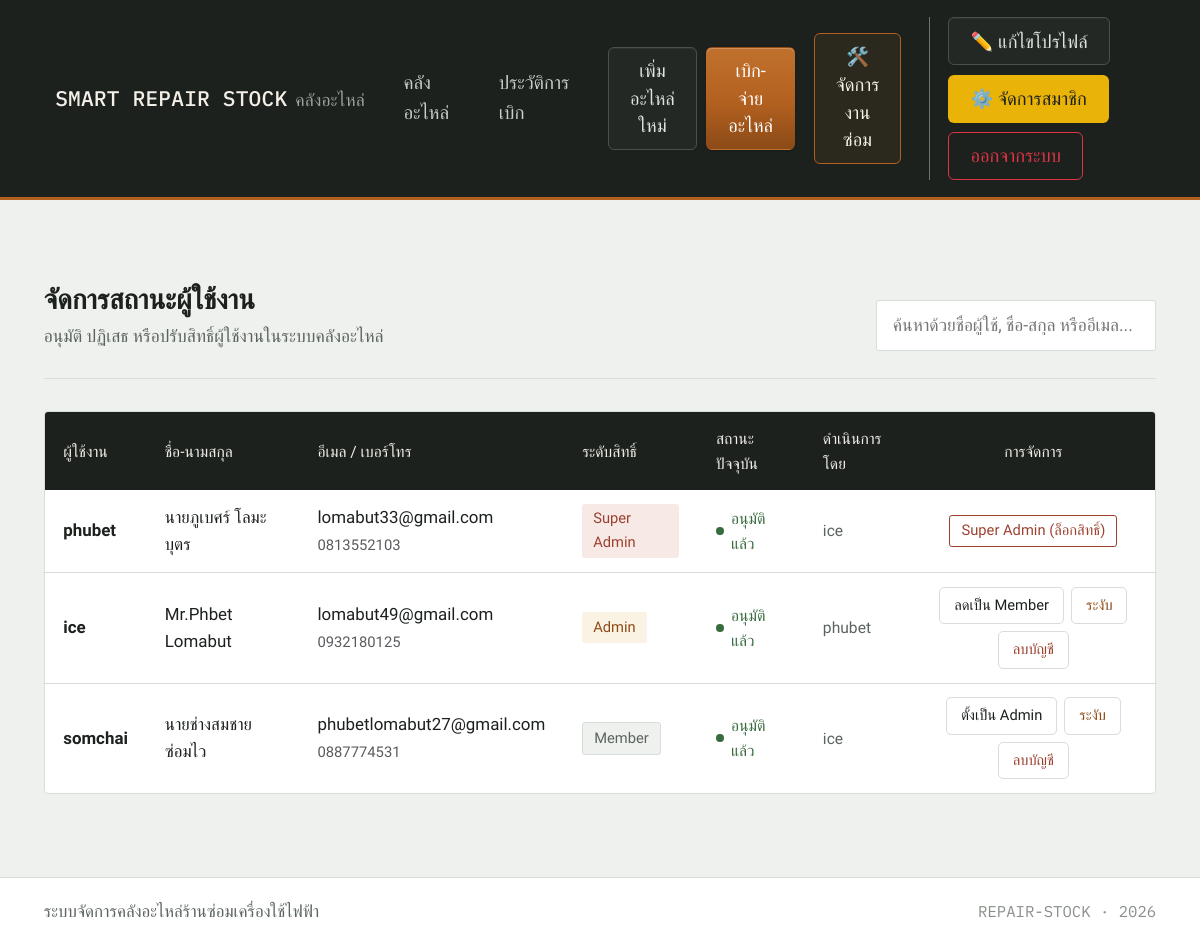
The page /accounts/admin/approval/ (signed in) on the database as committed earlier.
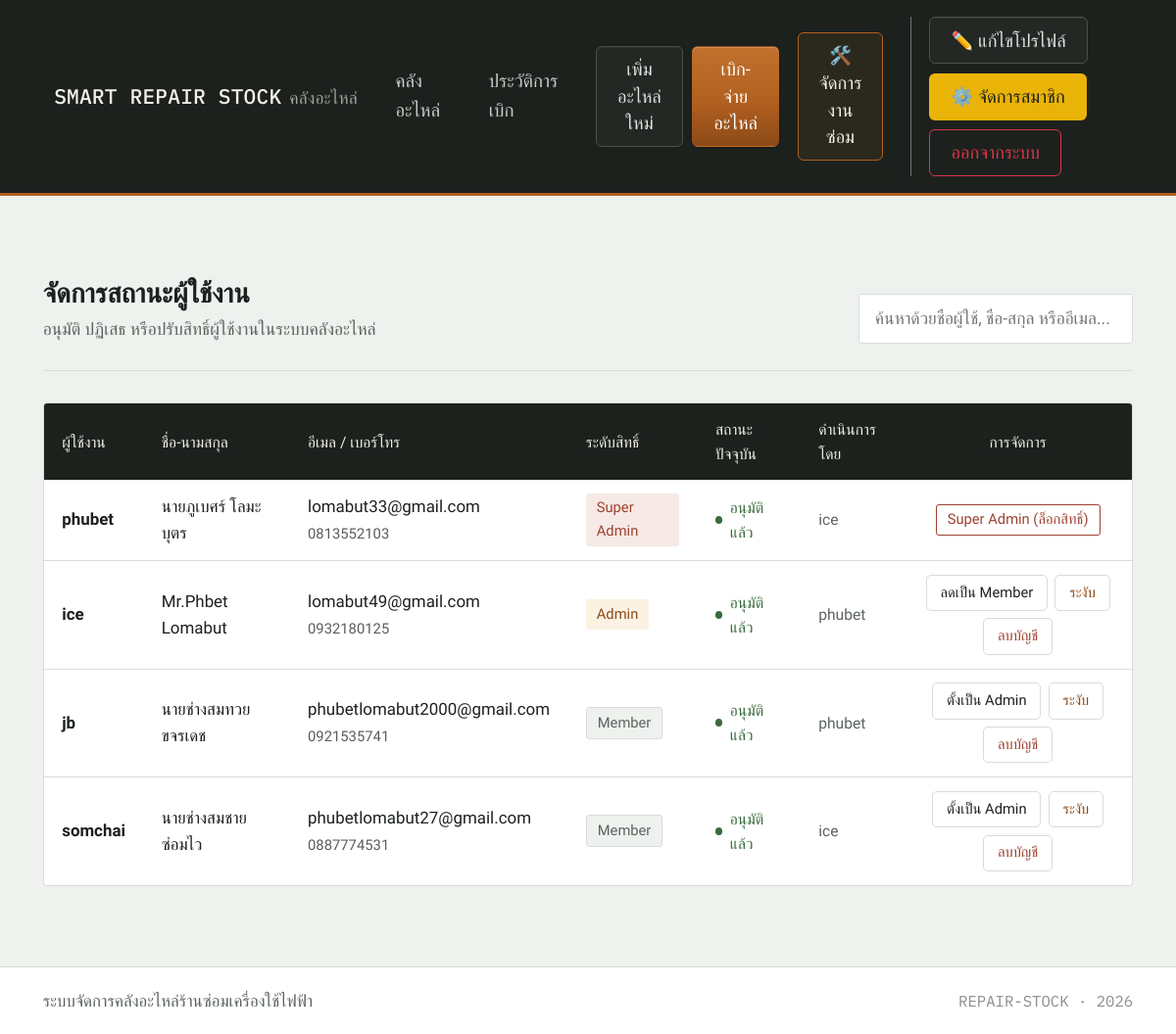
The same page on the database as committed later.
### accounts/models.py (models this page shows, shortened)
class UserProfile(models.Model):
    user = models.OneToOneField(User, on_delete=models.CASCADE, related_name='profile')
    phone_number = models.CharField(max_length=20, blank=True, null=True, verbose_name="เบอร์โทรศัพท์")
    profile_picture = models.ImageField(upload_to='profiles/', blank=True, null=True, verbose_name="รูปโปรไฟล์")
    ROLE_CHOICES = (
        ('admin', 'ผู้ดูแลระบบ (Admin)'),
        ('member', 'ช่างซ่อม/พนักงาน (Member)'),
        ('guest', 'ผู้เยี่ยมชม (Guest)'),
    )
    role = models.CharField(max_length=10, choices=ROLE_CHOICES, default='guest', verbose_name="บทบาท")
    APPROVAL_STATUS = (
        ('pending', 'รออนุมัติ'),
        ('approved', 'อนุมัติแล้ว'),
        ('rejected', 'ไม่อนุมัติ'),
        ('suspended', 'ระงับการใช้งาน'),
    )
    status = models.CharField(max_length=15, choices=APPROVAL_STATUS, default='pending', verbose_name="สถานะบัญชี")
    rejection_reason = models.TextField(blank=True, null=True, verbose_name="เหตุผล/หมายเหตุจากแอดมิน")
    approved_by = models.ForeignKey(User, on_delete=models.SET_NULL, null=True, blank=True, related_name='approvals_made', verbose_name="ผู้ดำเนินการล่าสุด")
    updated_at = models.DateTimeField(auto_now=True, verbose_name="อัปเดตล่าสุดเมื่อ")

### accounts/views.py (the view, shortened to what this page needs)
# urls.py: path('admin/approval/', views.admin_approval_list, name='admin_approval'),
@staff_member_required
def admin_approval_list(request):
    query = request.GET.get('q', '')
    profiles_query = UserProfile.objects.select_related('user', 'approved_by').annotate(
        role_priority=Case(
            When(user__is_superuser=True, then=1),
            When(user__is_staff=True, then=2),
            default=3,
            output_field=IntegerField(),
        )
    )
    profiles_list = profiles_query.order_by('role_priority', '-id')
    paginator = Paginator(profiles_list, 15)
    page_number = request.GET.get('page')
    profiles = paginator.get_page(page_number)
    return render(request, 'admin_approval.html', {'profiles': profiles, 'query': query})

### accounts/templates/admin_approval.html (shortened to what the changed rows need)
{% extends 'base.html' %}
{% block content %}
<div class="page-wrap">
    <div class="page-header">
        <div>
            <h1>จัดการสถานะผู้ใช้งาน</h1>
        </div>
    </div>
    <div class="panel-card">
        <div id="table-container">
            <div class="table-responsive">
                <table class="approval-table">
                    <thead>
                        <tr>
                            <th>ผู้ใช้งาน</th>
                            <th>ชื่อ-นามสกุล</th>
                            <th>อีเมล / เบอร์โทร</th>
                            <th>ระดับสิทธิ์</th>
                            <th>สถานะปัจจุบัน</th>
                            <th>ดำเนินการโดย</th>
                            <th class="text-center">การจัดการ</th>
                        </tr>
                    </thead>
                    <tbody>
                        {% for p in profiles %}
                        <tr>
                            <td><strong>{{ p.user.username }}</strong></td>
                            <td>{{ p.user.first_name }} {{ p.user.last_name }}</td>
                            <td>
                                {{ p.user.email|default:"-" }}<br>
                                <small class="text-muted">{{ p.phone_number|default:"-" }}</small>
                            </td>
                            <td>
                                {% if p.user.is_superuser %}
                                    <span class="role-tag role-super">Super Admin</span>
                                {% elif p.user.is_staff %}
                                    <span class="role-tag role-admin">Admin</span>
                                {% elif p.status == 'pending' %}
                                    <span class="role-tag role-guest">Guest</span>
                                {% else %}
                                    <span class="role-tag role-member">Member</span>
                                {% endif %}
                            </td>
                            <td>
                                {% if p.status == 'pending' %}
                                    <span class="status-tag status-pending">รออนุมัติ</span>
                                {% elif p.status == 'approved' %}
                                    <span class="status-tag status-approved">อนุมัติแล้ว</span>
                                {% elif p.status == 'rejected' %}
                                    <span class="status-tag status-rejected" title="{{ p.rejection_reason }}">ไม่อนุมัติ</span>
                                {% else %}
                                    <span class="status-tag status-suspended">ถูกระงับ</span>
                                {% endif %}
                            </td>
                            <td>
                                {% if p.approved_by %}
                                    <span class="approved-by">{{ p.approved_by.username }}</span>
                                {% else %}
                                    <span class="approved-by">-</span>
                                {% endif %}
                            </td>
                            <td class="text-center">
                                {% if p.user.is_superuser %}
                                    <span class="self-tag" style="border-color: #9c4130; color: #9c4130;">Super Admin (ล็อกสิทธิ์)</span>
                                {% elif p.user == request.user %}
                                    <span class="self-tag">บัญชีของคุณ</span>
                                {% else %}
                                    <div class="row-actions">
                                        {% if p.status == 'pending' %}
                                            <form method="POST" action="{% url 'accounts:update_status' p.id 'approve' %}" onsubmit="return confirm('ยืนยันการอนุมัติบัญชี {{ p.user.username }}?');">
                                                {% csrf_token %}
                                                <button type="submit" class="btn-row-action btn-approve">อนุมัติ</button>
                                            </form>
                                            <button type="button" class="btn-row-action btn-reject"
                                                    data-bs-toggle="modal" data-bs-target="#rejectModal"
                                                    data-action-url="{% url 'accounts:update_status' p.id 'reject' %}"
                                                    data-username="{{ p.user.username }}">ปฏิเสธ</button>
                                        {% elif p.status == 'approved' %}
                                            {% if p.user.is_staff %}
                                                <form method="POST" action="{% url 'accounts:update_status' p.id 'remove_admin' %}" onsubmit="return confirm('ต้องการลดสิทธิ์ {{ p.user.username }} เป็น Member ใช่หรือไม่?');">
                                                    <button type="submit" class="btn-row-action btn-demote">ลดเป็น Member</button>
                                                </form>
                                            {% else %}
                                                <form method="POST" action="{% url 'accounts:update_status' p.id 'make_admin' %}" onsubmit="return confirm('ต้องการแต่งตั้ง {{ p.user.username }} เป็น Admin ใช่หรือไม่?');">
                                                    <button type="submit" class="btn-row-action btn-promote">ตั้งเป็น Admin</button>
                                                </form>
                                            {% endif %}
                                            <form method="POST" action="{% url 'accounts:update_status' p.id 'suspend' %}" onsubmit="return confirm('ยืนยันการระงับบัญชี {{ p.user.username }}?');">
                                                <button type="submit" class="btn-row-action btn-suspend">ระงับ</button>
                                            </form>
                                        {% elif p.status == 'suspended' or p.status == 'rejected' %}
                                            <form method="POST" action="{% url 'accounts:update_status' p.id 'approve' %}" onsubmit="return confirm('ต้องการเปิดให้ {{ p.user.username }} ใช้งานอีกครั้ง?');">
                                                {% csrf_token %}
                                                <button type="submit" class="btn-row-action btn-approve">เปิดใช้งานอีกครั้ง</button>
                                            </form>
                                        {% endif %}
                                        <form method="POST" action="{% url 'accounts:update_status' p.id 'delete_user' %}" onsubmit="return confirm('ยืนยันลบบัญชี {{ p.user.username }} ออกจากระบบถาวรหรือไม่?');">
                                            <button type="submit" class="btn-row-action btn-delete">ลบบัญชี</button>
                                        </form>
                                    </div>
                                {% endif %}
                            </td>
                        </tr>
                        {% empty %}
                        <tr>
                            <td colspan="7" class="text-center text-muted py-4">ไม่พบข้อมูลผู้ใช้งานที่ค้นหา</td>
                        </tr>
                        {% endfor %}
                    </tbody>
                </table>
            </div>
        </div>
    </div>
</div>
{% endblock %}

Rows that differ between the two databases and show on the page:
added UserProfile: user.username "jb", user.first_name "นายช่างสมทวย", user.last_name "ขจรเดช", user.email "phubetlomabut2000@gmail.com", phone_number "0921535741", status "Member", approved_by.username "phubet"
